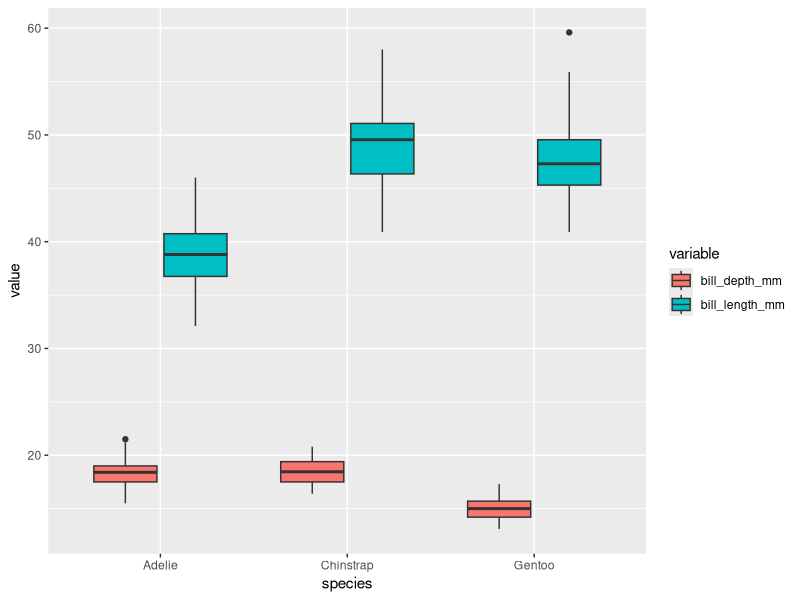

Reproduce this figure in R.
## ---- chunk 1
#| message: false
library(tidyverse)
## ---- chunk 2
relig_income
## ---- chunk 3
pivot_longer(relig_income,
             cols = !religion,
             names_to = "income",
             values_to = "count"
             )
## ---- chunk 4
billboard
## ---- chunk 5
pivot_longer(billboard,
             cols = wk1:wk76,
             names_to = "week",
             values_to = "rank")
## ---- chunk 6
pivot_longer(billboard,
             cols = wk1:wk76,
             names_to = "week",
             names_prefix = "wk",
             values_to = "rank",
             values_drop_na = TRUE)
## ---- chunk 7
library(palmerpenguins)
penguins |> 
  select(species, bill_length_mm, bill_depth_mm) |> 
  pivot_longer(!species, names_to = "variable") |> 
  ggplot(aes(x = species, y = value, fill = variable)) +
  geom_boxplot()
